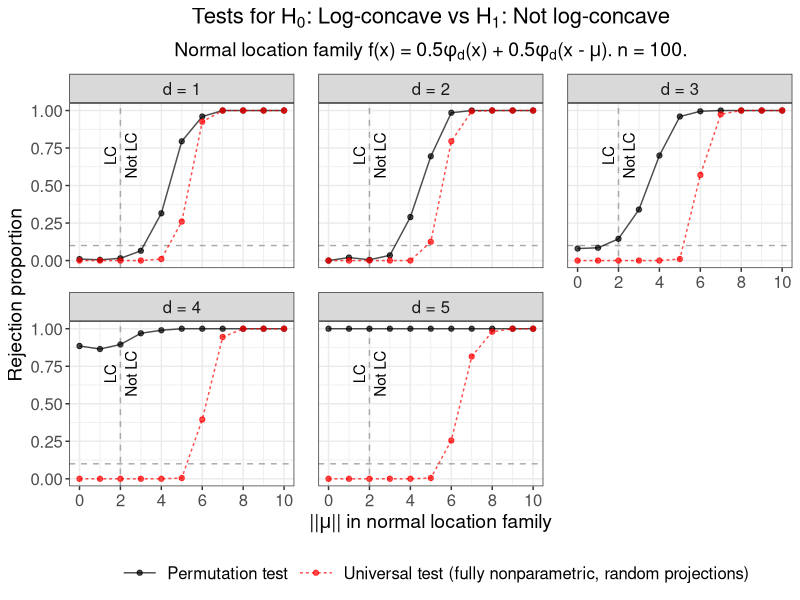

This figure's R source:
# Create Figure 1 in main paper.
# Plot results from Cule et al. (2010) permutation test
# and fully nonparametric random projection universal test of
# H_0: log-concave versus H_1: not log-concave.
# Use two-component normal location model.

suppressMessages(library(data.table))
suppressMessages(library(tidyverse))
suppressMessages(library(gtable))
suppressMessages(library(cowplot))

# Create theme
paper_theme <- theme_bw() +
  theme(plot.title = element_text(hjust = 0.5, size = 16),
        plot.subtitle = element_text(hjust = 0.5, size = 14),
        legend.title = element_text(size = 14),
        axis.title = element_text(size = 14),
        legend.text = element_text(size = 12),
        axis.text = element_text(size = 12),
        strip.text = element_text(size = 12),
        panel.spacing = unit(1.2, "lines"))

# Read in data
perm_test <- fread("sim_data/fig01_perm_test.csv") %>% 
  mutate(Method = "Permutation test")

fully_NP_randproj <- fread("sim_data/fig01_fully_NP_randproj.csv") %>% 
  mutate(Method = "Universal test (fully nonparametric, random projections)")

results <- rbind(perm_test, fully_NP_randproj, fill = TRUE)

# Get rejection proportion at each (d, mu_norm) combination
reject_df <- results %>% 
  group_by(Method, n_obs, d, mu_norm, B) %>% 
  dplyr::summarise(reject_prop = mean(reject),
                   sim_count = n())

# Check parameters
stopifnot(unique(results$equal_space_mu) == 0,
          unique(perm_test$B) == 99,
          unique(fully_NP_randproj$B) == 100,
          unique(results$n_obs) == 100,
          sort(unique(results$mu_norm)) == 0:10,
          unique(reject_df$sim_count) == 200)

# Plot rejection proportions
perm_randproj_tests <- reject_df %>% 
  mutate(Method = factor(Method,
                         levels = c("Permutation test",
                                    "Universal test (fully nonparametric, random projections)"),
                         labels = c("Permutation test",
                                    "Universal test (fully nonparametric, random projections)")),
         d = factor(d, levels = 1:5, 
                    labels = c("d = 1", "d = 2", "d = 3", 
                               "d = 4", "d = 5"))) %>%
  ggplot(aes(x = mu_norm, y = reject_prop)) +
  facet_wrap(. ~ d) +
  geom_hline(yintercept = 0.10, lty = "dashed", col = "darkgrey") +
  geom_vline(xintercept = 2, lty = "dashed", col = "darkgrey") +
  geom_line(aes(col = Method, lty = Method), alpha = 0.7) +
  geom_point(aes(col = Method), alpha = 0.7) +
  annotate(geom = "text", x = 1.5, y = 0.7, label = "LC", angle = 90) +
  annotate(geom = "text", x = 2.5, y = 0.7, label = "Not LC", angle = 90) +
  labs(x = expression("||"*mu*"|| in normal location family"), 
       y = "Rejection proportion",
       col = "",
       lty = "",
       title = expression("Tests for H"[0]*
                            ": Log-concave vs H"[1]*": Not log-concave"),
       subtitle = expression("Normal location family f(x) = 0.5"*phi[d]*"(x)"~
                               "+ 0.5"*phi[d]*"(x -"~mu*"). n = 100.")) +
  scale_color_manual(values = c("black", "red")) +
  scale_x_continuous(breaks = seq(0, 10, by = 2)) +
  paper_theme +
  theme(legend.position = "bottom",
        legend.key.width = unit(2, "line"))

#####################
##### Save plot #####
#####################

ggsave(plot = perm_randproj_tests,
       filename = "sim_plots/figure_01.pdf",
       width = 9, height = 5.5)
